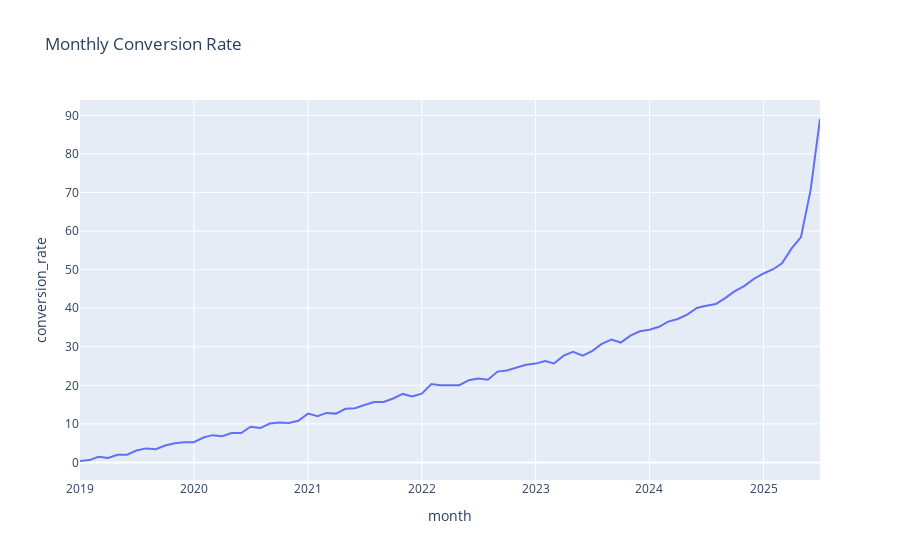

The notebook cell saved with this chart:
### Code cell
monthly_stats = dat.groupby('month').agg(
    total_sessions=('session_id', 'count'),
    purchases=('purchase_order', lambda x: x.notna().sum())
).reset_index()
monthly_stats['conversion_rate'] = (monthly_stats['purchases'] / monthly_stats['total_sessions']) * 100


fig_monthly = px.line(monthly_stats, x='month', y='conversion_rate', 
                     title='Monthly Conversion Rate')
fig_monthly.show();
